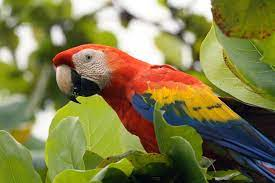
#> input picture Image.jpeg, 275 x 183 px, found by its file name
$ python task3.py
#> lines starting #> are read from the running program, lines starting #| are printed output that depends on the picture
#EG/2019/3664
#Task3
import numpy as np
import matplotlib.pyplot as plt
import matplotlib.image as mpimg
from scipy import ndimage

# Load the image
image = mpimg.imread('image.jpeg')
#> image is the input picture: shape (183, 275, 3); mean R, G, B 129.1, 124.6, 72.6

# Display the original image
plt.figure(figsize=(10, 5))
plt.subplot(1, 3, 1)
plt.imshow(image)
plt.title('Original Image')
plt.axis('off')

# Rotate the image by 45 degrees
rotated_image_45 = ndimage.rotate(image, 45, reshape=True)
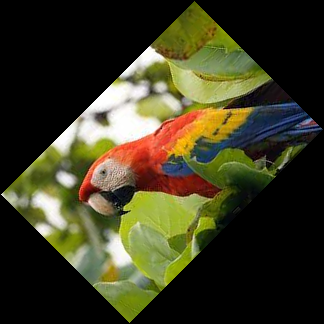
#> rotated_image_45: shape (324, 324, 3); mean R, G, B 61.2, 59.1, 34.4
plt.subplot(1, 3, 2)
plt.imshow(rotated_image_45)
plt.title('Rotated by 45 Degrees')
plt.axis('off')

# Rotate the image by 90 degrees
rotated_image_90 = ndimage.rotate(image, 90, reshape=True)
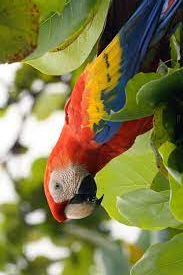
#> rotated_image_90: shape (275, 183, 3); mean R, G, B 129.1, 124.6, 72.6
plt.subplot(1, 3, 3)
plt.imshow(rotated_image_90)
plt.title('Rotated by 90 Degrees')
plt.axis('off')

plt.show()
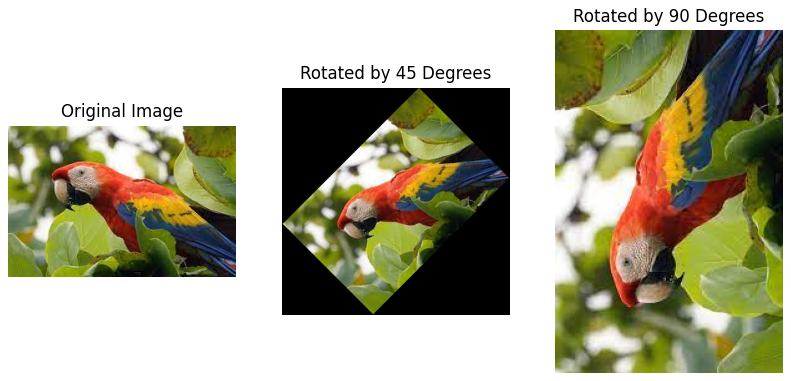
#> figure drawn by matplotlib, 3 panels
